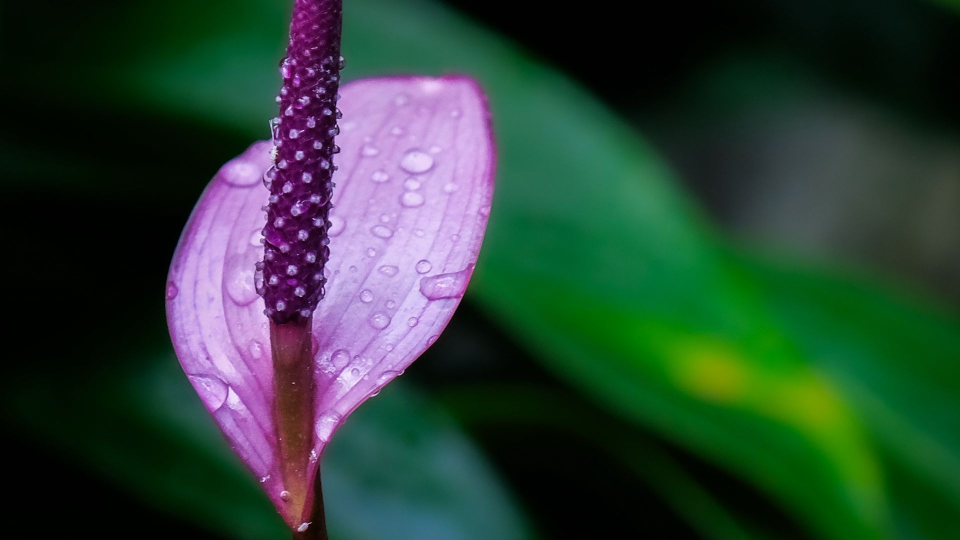
#> input picture anthurium.jpg, 1920 x 1080 px, given in place of flower.png, which was not available (shown at 1/2 size)
$ jupyter execute 23.PCA_image_compression.ipynb   (text cells are left out)
#> lines starting #> are read from the running program, lines starting #| are printed output that depends on the picture; pictures that were not available may be replaced by others from this repository, and a replacement may not be noted
### utils.py
import itertools
import seaborn as sns
import numpy as np
import matplotlib.pyplot as plt
from sklearn.metrics import roc_curve, auc
from sklearn.metrics import confusion_matrix
from sklearn.decomposition import PCA

# Функция, которая строит гистограмму, KDE, отмечает на графике минимум, максимум, среднее, медиану, среднее + 3 сигмы

# [214 lines left out: functions plot_hist_with_KDE, plot_roc_curve_with_auc, plot_confusion_matrix, PCA_image_monochrome_compression, PCA_image_color_compression, not called in this run]

### 23.PCA_image_compression.ipynb
[cell 1]
import numpy as np
import pandas as pd
import matplotlib.pyplot as plt
import matplotlib.image as mpimg
import cv2
import urllib.request

from scipy.stats import stats
from sklearn.decomposition import PCA

import importlib
import utils
importlib.reload(utils)

from utils import PCA_image_monochrome_compression, PCA_image_color_compression

[cell 2]
url = "https://www.dropbox.com/s/xoos0myk285efyu/flower.png?dl=1"
urllib.request.urlretrieve(url, "flower.png")   # сохраняем как flower.png

img = cv2.cvtColor(cv2.imread('flower.png'), cv2.COLOR_BGR2GRAY) # преобразует цветное изображение (BGR) в оттенки серого
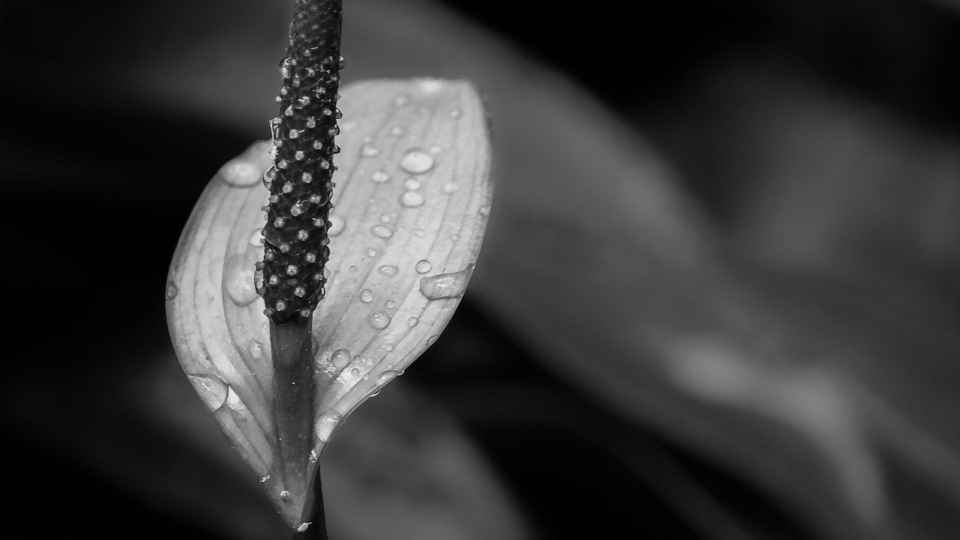
#> img: shape (1080, 1920) (shown at 1/2 size); min 0, max 243, mean 58
plt.imshow(img, cmap = 'gray')
plt.show()

[cell 3]
img.shape
#> Out = (1080, 1920)

[cell 4]
print(f'На картинке {img.shape[0] * img.shape[1]} пикселей ({img.shape[0]} на {img.shape[1]})')
#| На картинке 2073600 пикселей (1080 на 1920)

[cell 5]
img_scaled = img / 255.0

[cell 6]
pca = PCA(n_components=50)
img_PCA_50 = pca.fit_transform(img_scaled)

prop_var = pca.explained_variance_ratio_
eigenvalues = pca.explained_variance_

PC_numbers = np.arange(pca.n_components_) + 1

print(f'Доля дисперсии, объясняемая первыми 50-ю главными компонентами: {sum(prop_var)}')

[cell 7]
plt.plot(PC_numbers,
         prop_var,
         'ro-')
plt.title(f'Доля дисперсии, объясняемая каждой из {len(PC_numbers)} главных компонент', fontsize = 10)
plt.ylabel('Proportion of Variance', fontsize = 8)
plt.xlabel('Number of Component', fontsize = 8)
plt.show()
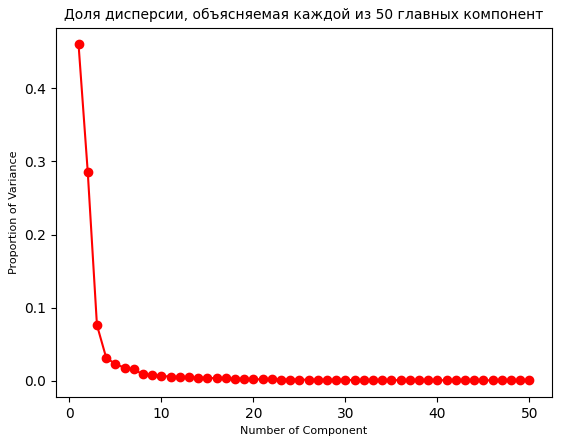
#> figure drawn by matplotlib, 1 panel; curve peaks at x = 1, y = 0.46

[cell 8]
img_reconstructed = pca.inverse_transform(img_PCA_50)

[cell 9]
# Отображение
plt.figure(figsize=(10, 4))
plt.subplot(1, 2, 1)
plt.imshow(img, cmap='gray')
plt.title('Оригинал')
plt.axis('off')

plt.subplot(1, 2, 2)
plt.imshow(img_reconstructed, cmap='gray')
plt.title('Восстановленное (PCA c 50 компонентами)')
plt.axis('off')
plt.show()

[cell 10]
img_mono = PCA_image_monochrome_compression(img_original=img, num_of_components=50, show_compression_stats=True)
#| Размер изображения: 1080×1920 = 2073600 пикселей
#| Храним: проекции (1080×50) + компоненты (50×1920) = 150000 чисел
#| Коэффициент сжатия (по количеству чисел): 13.82x
#| Оригинал (uint8): ~2025.0 KB
#| Сжатое представление (float64): ~1171.9 KB
#| Реальное сжатие в байтах: 1.73x (с учётом типа данных)

[cell 11]
img_mono = PCA_image_monochrome_compression(img_original=img, num_of_components=60)

[cell 12]
img_mono = PCA_image_monochrome_compression(img_original=img, num_of_components=75, show_compression_stats=True)
#| Размер изображения: 1080×1920 = 2073600 пикселей
#| Храним: проекции (1080×75) + компоненты (75×1920) = 225000 чисел
#| Коэффициент сжатия (по количеству чисел): 9.22x
#| Оригинал (uint8): ~2025.0 KB
#| Сжатое представление (float64): ~1757.8 KB
#| Реальное сжатие в байтах: 1.15x (с учётом типа данных)

[cell 13]
img_mono = PCA_image_monochrome_compression(img_original=img, num_of_components=100)

[cell 14]
img_color = cv2.cvtColor(cv2.imread('flower.png'), cv2.COLOR_BGR2RGB)
plt.imshow(img_color)
plt.show()

[cell 15]
img_compr = PCA_image_color_compression(img_color, 50)
#> in PCA_image_color_compression, `G = img_original[:, :, 1]`:
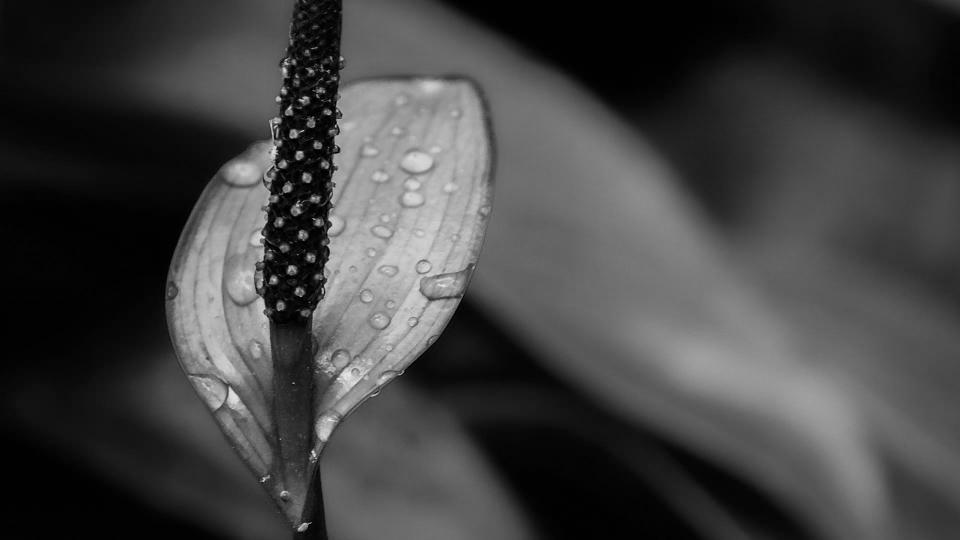
#> G: shape (1080, 1920) (shown at 1/2 size); min 0, max 235, mean 66.1
#> in PCA_image_color_compression, `img_compressed = np.dstack((R_compressed, G_compressed, B_compressed))`:
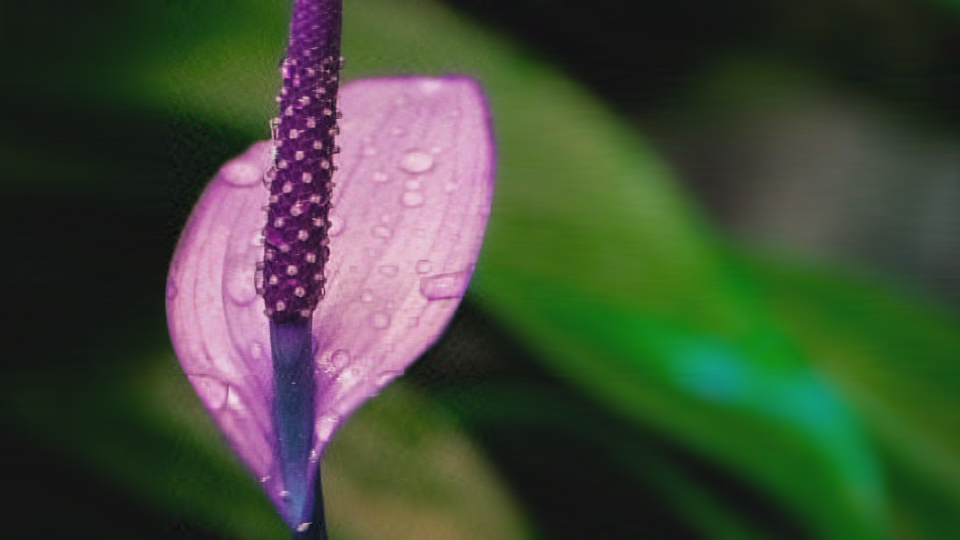
#> img_compressed: shape (1080, 1920, 3) float64 (shown at 1/2 size); mean of channels 0, 1, 2 0.171, 0.259, 0.213; drawn with min black and max white
#> in PCA_image_color_compression, `plt.show()`:
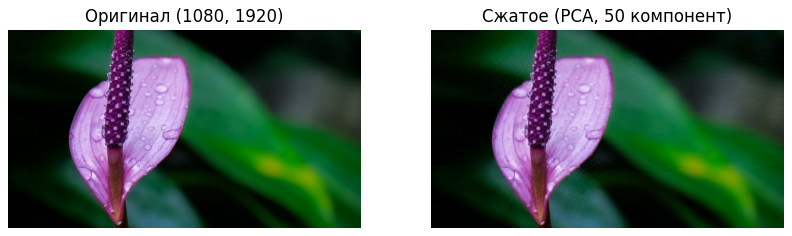
#> figure drawn by matplotlib, 2 panels

[cell 16]
url = "https://images.wallpaperscraft.ru/image/single/anturium_tsvetok_kapli_1102157_1920x1080.jpg"
urllib.request.urlretrieve(url, "anthurium.jpg")

img = cv2.cvtColor(cv2.imread('anthurium.jpg'), cv2.COLOR_BGR2GRAY)
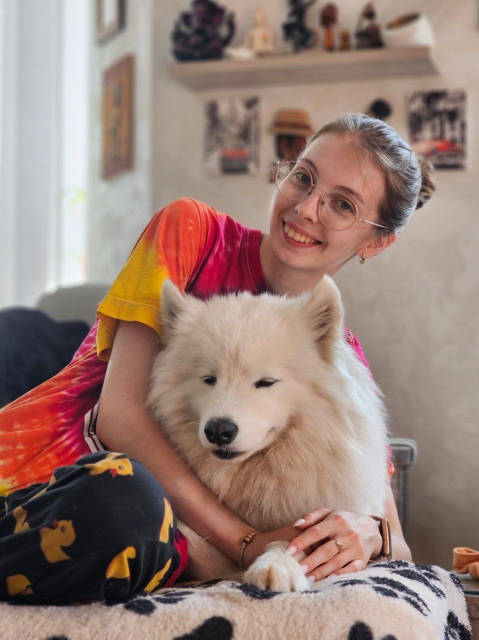
#> input picture me.jpg, 958 x 1280 px, given in place of anturium_tsvetok_kapli_1102157_1920x1080.jpg, which was not available (shown at 1/2 size)
#> img: shape (1280, 958); min 3, max 247, mean 133.7
plt.title('Монохром')
plt.imshow(img, cmap = 'gray')
plt.show()

img_color = cv2.cvtColor(cv2.imread('anthurium.jpg'), cv2.COLOR_BGR2RGB)
#> img_color: shape (1280, 958, 3)
plt.title('Оригинал')
plt.imshow(img_color)
plt.show()

[cell 17]
img_compr = PCA_image_color_compression(img_color, 80, show_compression_stats=True)
#> call 2 of PCA_image_color_compression, with num_of_components = 80, show_images = True, show_compression_stats = True
#> in PCA_image_color_compression (call 2), `R = img_original[:, :, 0]`:
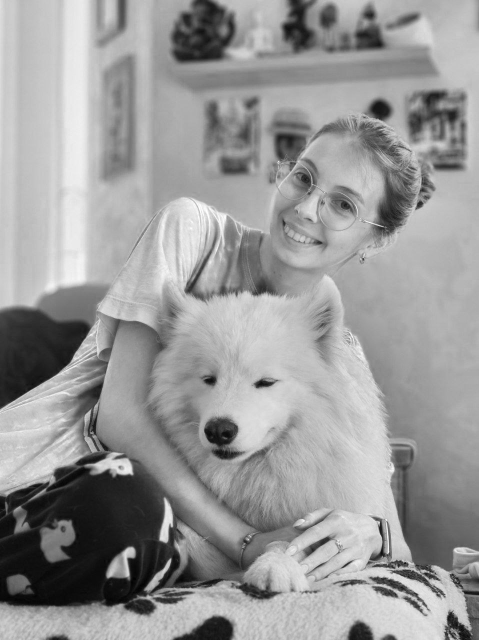
#> R: shape (1280, 958) (shown at 1/2 size); min 0, max 255, mean 152.6
#> in PCA_image_color_compression (call 2), `B = img_original[:, :, 2]`:
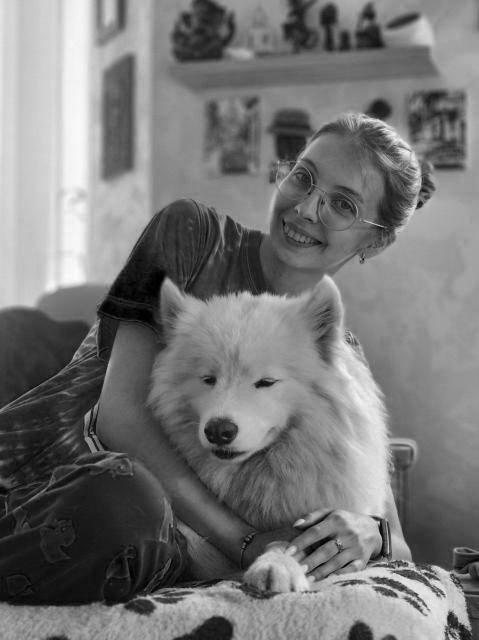
#> B: shape (1280, 958) (shown at 1/2 size); min 0, max 254, mean 118.3
#> in PCA_image_monochrome_compression (call 8), `img_PCA = pca.fit_transform(img_scaled)`:
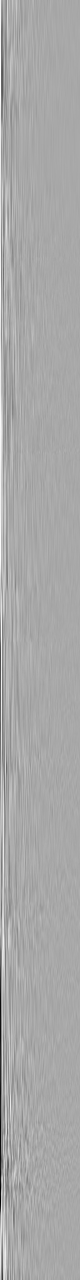
#> img_PCA: shape (1280, 80) float64; min -8.74, max 4.49, mean 1.9e-16; drawn with min black and max white
#> in PCA_image_monochrome_compression (call 10), `img_PCA = pca.fit_transform(img_scaled)`:
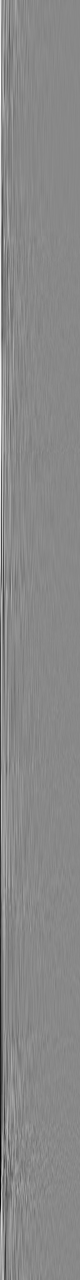
#> img_PCA: shape (1280, 80) float64; min -7.56, max 6.52, mean -1.2e-16; drawn with min black and max white
#| Размер изображения: 1280×958×3 = 3678720 чисел (пикселей×каналы)
#| Храним: для каждого канала (проекции 1280×80 + компоненты 80×958)
#| Общее число чисел: 537120
#| Коэффициент сжатия (по количеству чисел): 6.85x
#| Оригинал (uint8): ~3592.5 KB
#| Сжатое представление (float64): ~4196.2 KB
#| Реальное сжатие в байтах: 0.86x

[cell 18]
url = 'https://sun9-54.userapi.com/s/v1/ig2/NqSwZVsIqIGTXIMSG0b28A4cgPGBKUkOoS2SJThmi9qtQNl8kKQgecv2ynUAFZ6WJBTvuCYQGXhKdaVhrvK3araN.jpg?quality=95&as=32x43,48x64,72x96,108x144,160x214,240x321,360x481,480x641,540x721,640x855,720x962,958x1280&from=bu&cs=958x0'
urllib.request.urlretrieve(url, "me.jpg")

img = cv2.cvtColor(cv2.imread('me.jpg'), cv2.COLOR_BGR2GRAY)
plt.title('Монохром')
plt.imshow(img, cmap = 'gray')
plt.show()

img_color = cv2.cvtColor(cv2.imread('me.jpg'), cv2.COLOR_BGR2RGB)
plt.title('Оригинал')
plt.imshow(img_color)
plt.show()

[cell 19]
img_compr = PCA_image_color_compression(img_color, 100, show_compression_stats=True)
#| Размер изображения: 1280×958×3 = 3678720 чисел (пикселей×каналы)
#| Храним: для каждого канала (проекции 1280×100 + компоненты 100×958)
#| Общее число чисел: 671400
#| Коэффициент сжатия (по количеству чисел): 5.48x
#| Оригинал (uint8): ~3592.5 KB
#| Сжатое представление (float64): ~5245.3 KB
#| Реальное сжатие в байтах: 0.68x
